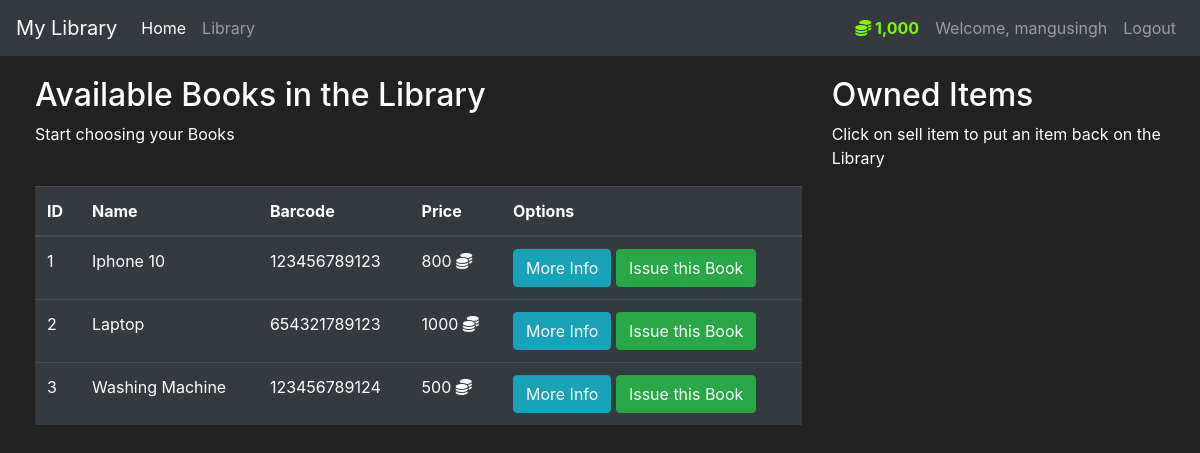
Before: /library (signed in) with the older database file.
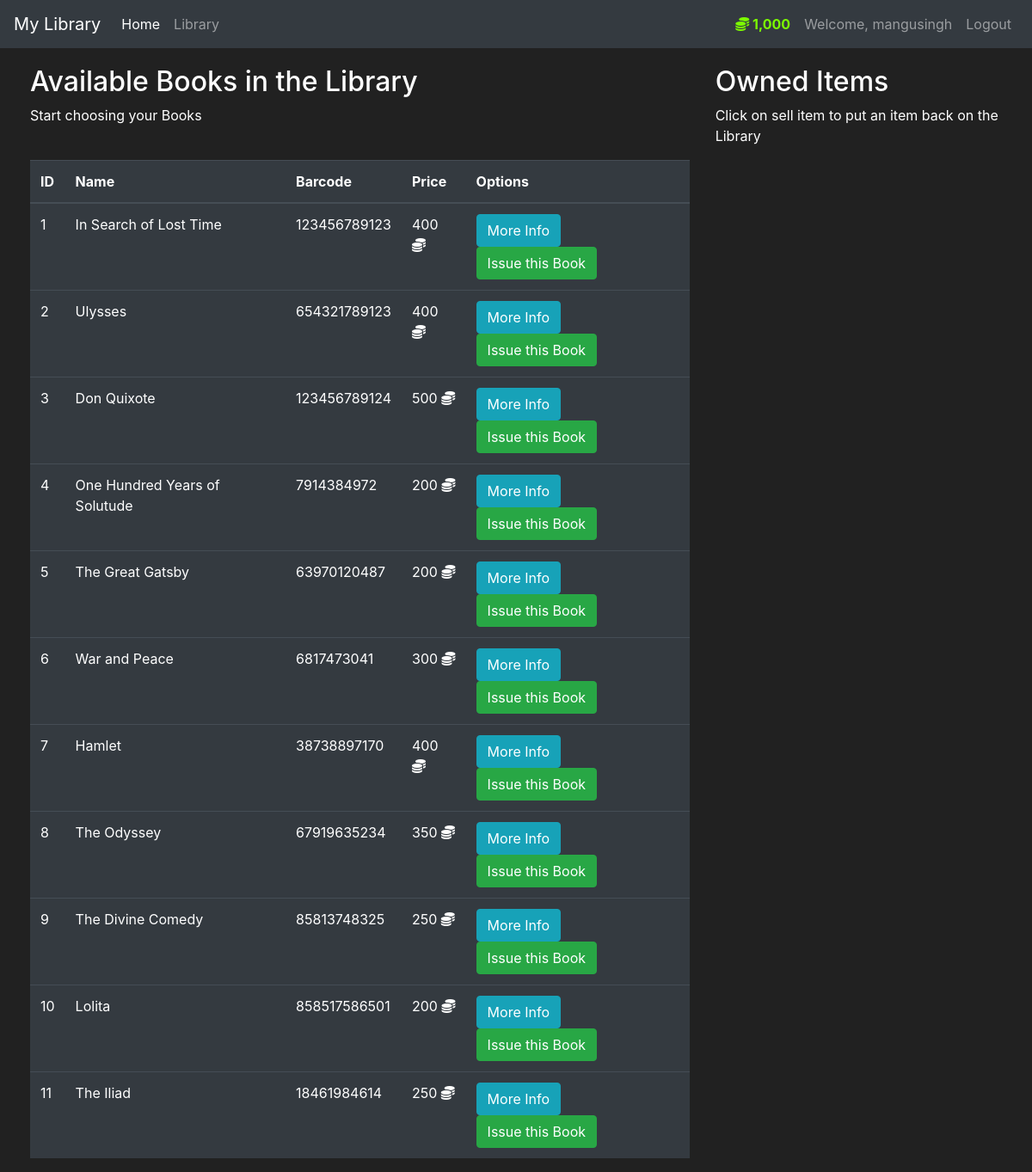
After: the same page with the newer database file.
### library/models.py (models this page shows, shortened)
class User(db.Model, UserMixin):
    id = db.Column(db.Integer(), primary_key=True)
    username = db.Column(db.String(length=30), nullable=False, unique=True)
    email_address = db.Column(db.String(length=50), nullable=False, unique=True)
    password_hash = db.Column(db.String(length=60), nullable=False)
    budget = db.Column(db.Integer(), nullable=False, default=1500)
    items = db.relationship('Item', backref='owned_user', lazy=True)
    @property
    def prettier_budget(self):
        if len(str(self.budget)) >= 4:
            return f'{str(self.budget)[:-3]},{str(self.budget)[-3:]}'
        else:
            return f"{self.budget}"
    @property
    def password(self):
        return self.password

class Item(db.Model):
    id = db.Column(db.Integer(), primary_key=True)
    name = db.Column(db.String(length=30), nullable=False, unique=True)
    price = db.Column(db.Integer(), nullable=False)
    barcode = db.Column(db.String(length=12), nullable=False, unique=True)
    description = db.Column(db.String(length=1024), nullable=False, unique=True)
    owner = db.Column(db.Integer(), db.ForeignKey('user.id'))

### library/routes.py (the view, shortened to what this page needs)
@app.route('/library', methods=['GET', 'POST'])
@login_required
def library_page():
    purchase_form = PurchaseItemForm()
    selling_form = SellItemForm()
    if request.method == "GET":
        items = Item.query.filter_by(owner=None)
        owned_items = Item.query.filter_by(owner=current_user.id)
        return render_template('library.html', items=items, purchase_form=purchase_form, owned_items=owned_items, selling_form=selling_form)

### library/models.py (called while the page is built)
@login_manager.user_loader
def load_user(user_id):
    return User.query.get(int(user_id))

### library/templates/library.html (shortened to what this page needs)
{% extends 'base.html' %}
{% block content %}
<div class="row" style="margin-top:20px; margin-left:20px">
   <div class="col-8">
       <h2>Available Books in the Library</h2>
       <p>Start choosing your Books</p>
       <br>
      <table class="table table-hover table-dark">
         <thead>
            <tr>
               <th scope="col">ID</th>
               <th scope="col">Name</th>
               <th scope="col">Barcode</th>
               <th scope="col">Price</th>
               <th scope="col">Options</th>
            </tr>
         </thead>
         <tbody>
            {% for item in items %}
            <tr>
               <td>{{ item.id }}</td>
               <td>{{ item.name }}</td>
               <td>{{ item.barcode }}</td>
               <td>{{ item.price }} <i class="fas fa-coins"></i></td>
               <td>
                  <button class="btn btn-outline btn-info" data-toggle="modal" data-target="#Modal-MoreInfo-{{ item.id }}">More Info</button>
                  <button class="btn btn-outline btn-success" data-toggle="modal" data-target="#Modal-PurchaseConfirm-{{ item.id }}">Issue this Book</button>
               </td>
            </tr>
            {% endfor %}
         </tbody>
      </table>
   </div>
   <div class="col-4">
        <h2>Owned Items</h2>
        <p>Click on sell item to put an item back on the Library</p>
        <br>
   </div>
</div>
{% endblock %}

### library/templates/base.html (shortened to what this page needs)
<!doctype html>
<html lang="en">
   <head>
      <link rel="stylesheet" href="https://cdn.jsdelivr.net/npm/bootstrap@4.5.3/dist/css/bootstrap.min.css">
   </head>
   <body>
    <nav class="navbar navbar-expand-md navbar-dark bg-dark">
      <a class="navbar-brand" href="#">My Library</a>
      <div class="collapse navbar-collapse" id="navbarNav">
        <ul class="navbar-nav mr-auto">
            <li class="nav-item active">
                <a class="nav-link" href="{{ url_for('home_page') }}">Home <span class="sr-only">(current)</span></a>
            </li>
            <li class="nav-item">
                <a class="nav-link" href="{{ url_for('library_page') }}">Library</a>
            </li>
        </ul>
          {% if current_user.is_authenticated %}
            <ul class="navbar-nav">
                <li class="nav-item">
                    <a class="nav-link" style="color: lawngreen; font-weight: bold">
                        <i class="fas fa-coins"></i>
                        {{ current_user.prettier_budget }}
                    </a>
                </li>
                <li class="nav-item">
                    <a class="nav-link">Welcome, {{ current_user.username }}</a>
                </li>
                <li class="nav-item">
                    <a class="nav-link" href="{{ url_for('logout_page') }}">Logout</a>
                </li>
            </ul>
          {% endif %}
      </div>
    </nav>
      {% block content %}
      {% endblock %}
   </body>
</html>

### library/templates/base.html (style rules this page uses)
body { background-color: #212121; color: white }

Changed rows visible on the page:
changed Item id 1: name "Iphone 10" → "In Search of Lost Time"; price "800" → "400"
changed Item id 2: name "Laptop" → "Ulysses"; price "1000" → "400"
changed Item id 3: name "Washing Machine" → "Don Quixote"
added Item: id "4", name "One Hundred Years of Solutude", barcode "7914384972", price "200"
added Item: id "5", name "The Great Gatsby", barcode "63970120487", price "200"
added Item: id "6", name "War and Peace", barcode "6817473041", price "300"
added Item: id "7", name "Hamlet", barcode "38738897170", price "400"
added Item: id "8", name "The Odyssey", barcode "67919635234", price "350"
added Item: id "9", name "The Divine Comedy", barcode "85813748325", price "250"
added Item: id "10", name "Lolita", barcode "858517586501", price "200"
added Item: id "11", name "The Iliad", barcode "18461984614", price "250"
